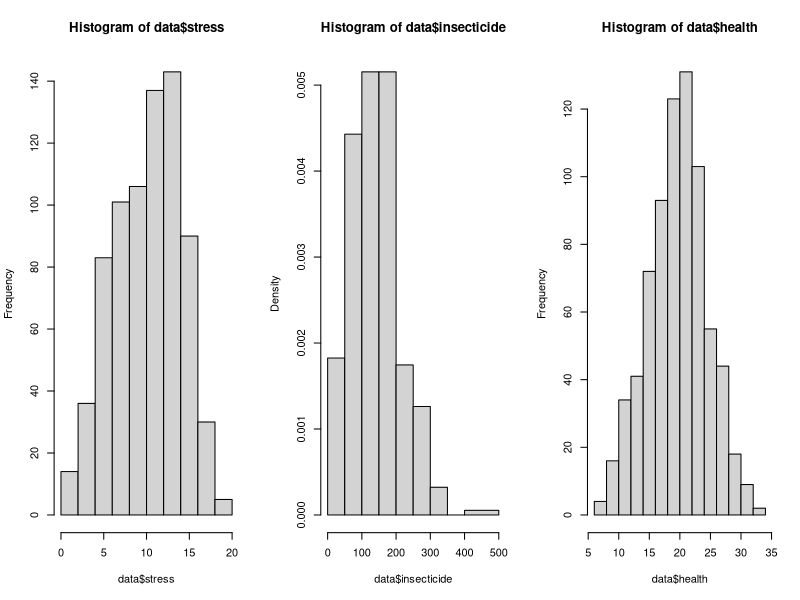
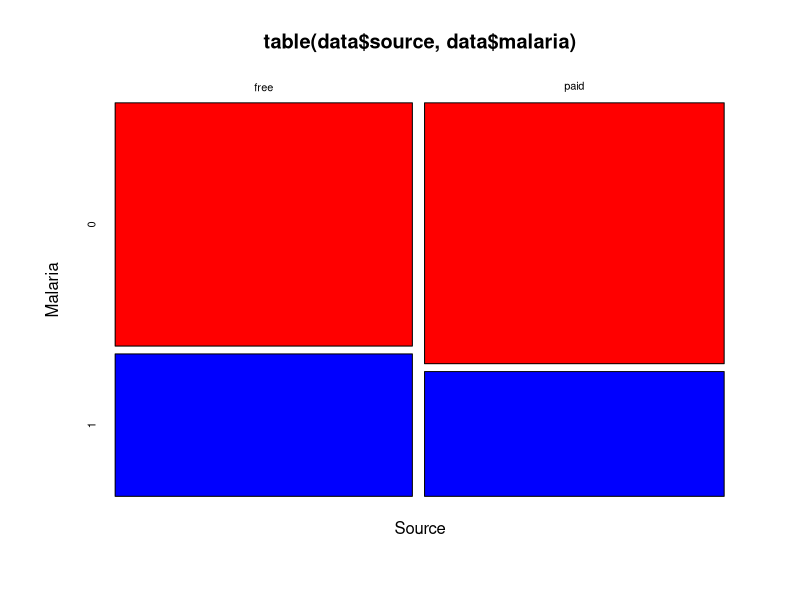
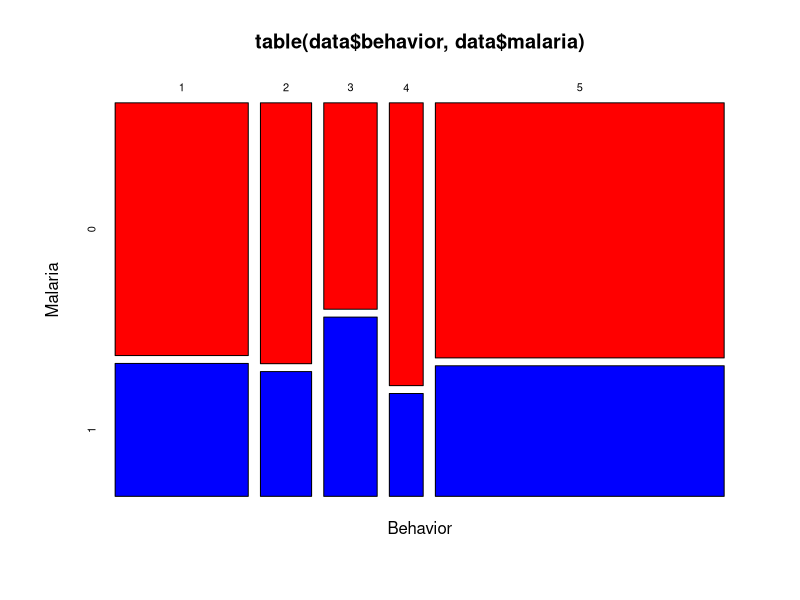
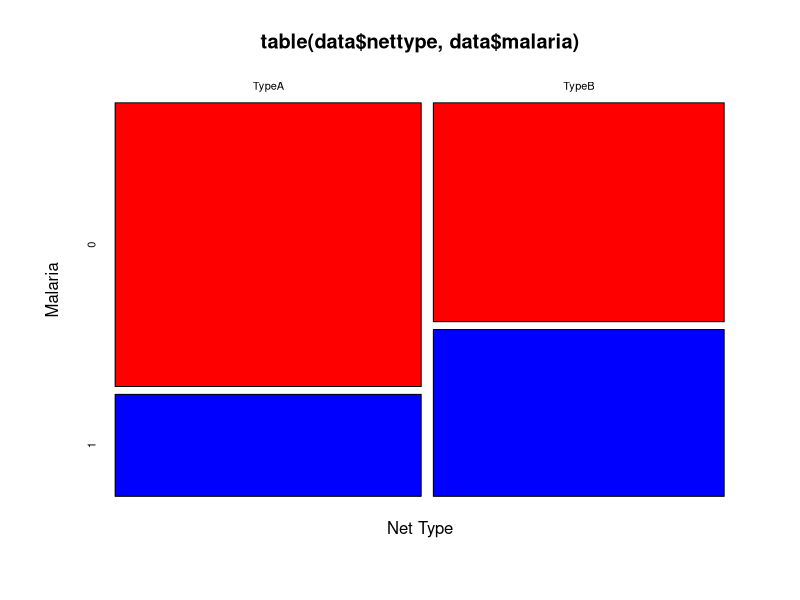
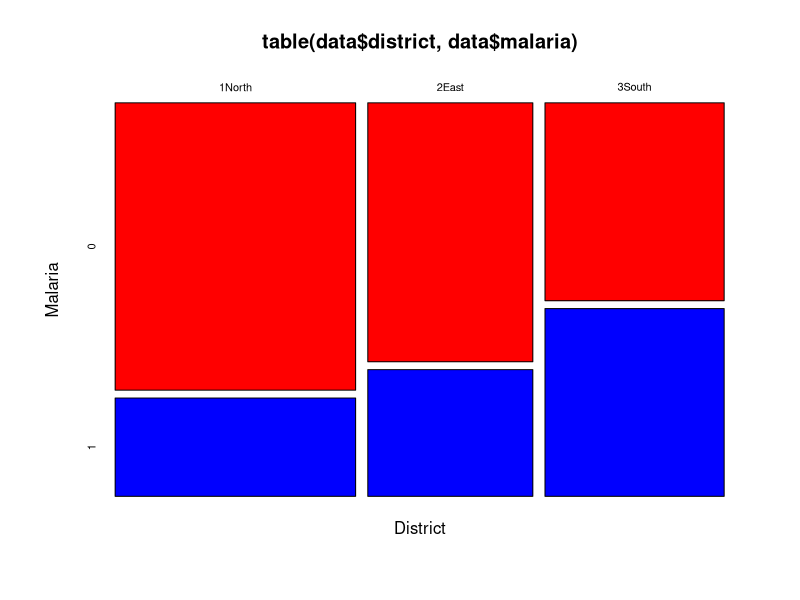
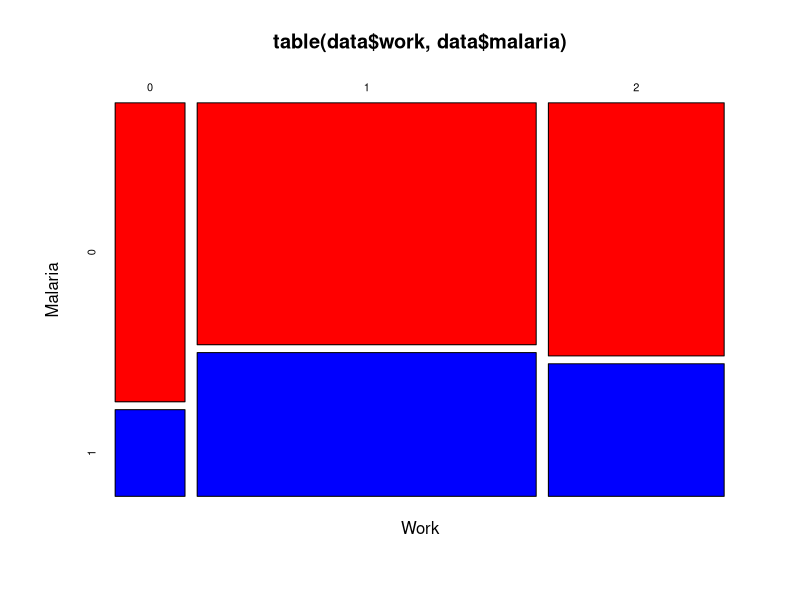

R code for these plots, in order:
# import data
fdata = read.csv("malaria.csv")
head(fdata)

# remove Nid column
data = fdata[,-1]
head(data)

# check for null values
sum(is.na(data))

# change categorical variables using factor
data$source = factor(data$source)
data$behavior = factor(data$behavior)
data$nettype = factor(data$nettype)
data$district = factor(data$district)
data$work = factor(data$work)

# characteristics of subjects
table(data$source)
table(data$behavior)
table(data$nettype)
table(data$district)
table(data$work)
summary(data$insecticide)
table(data$malaria)

# remove outlier
data = data[(data$insecticide != 128765),]
data = data[(data$health != 37),]
#data = data[(data$district != "9Moon"),]
data$district = droplevels(data$district, exclude = "9Moon")
data = data[(data$stress>0),]

# histograms
par(mfrow = c(1, 3))
hist(data$stress)
hist(data$insecticide, breaks = c(seq(0,400, by=50), 500))
hist(data$health)
par(mfrow = c(1, 1))

# plot of contingency table
mosaicplot(table(data$source, data$malaria),
           color = c("Red", "Blue"),
           xlab="Source",
           ylab="Malaria")

mosaicplot(table(data$behavior, data$malaria),
           color = c("Red", "Blue"),
           xlab="Behavior",
           ylab="Malaria")

mosaicplot(table(data$nettype, data$malaria),
           color = c("Red", "Blue"),
           xlab="Net Type",
           ylab="Malaria")

mosaicplot(table(data$district, data$malaria),
           color = c("Red", "Blue"),
           xlab="District",
           ylab="Malaria")

mosaicplot(table(data$work, data$malaria),
           color = c("Red", "Blue"),
           xlab="Work",
           ylab="Malaria")
